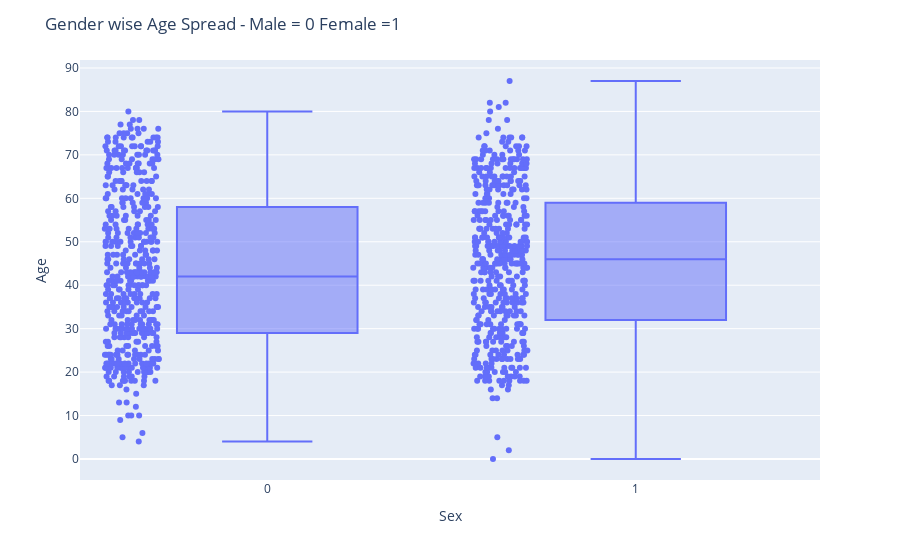

Source (notebook cell):
### Markdown cell above
* Age wise 20 to 70 the spread is High 
* less than 20 age and higher than 70 age people are very low

### Code cell
fig = px.box(ds, x="Sex", y="Age", points="all",)
fig.update_layout(
    title_text="Gender wise Age Spread - Male = 0 Female =1")
fig.show()

### Figure 1 — Plotly figure (JSON) as saved in the notebook; plotly's stock layout.template omitted (floating-point values rounded to 4 significant figures; data arrays with more than 128 entries replaced by an {"elided": "..."} marker saying what was removed)
{"data": [{"alignmentgroup": "True", "boxpoints": "all", "hovertemplate": "Sex=%{x}<br>Age=%{y}<extra></extra>", "legendgroup": "", "marker": {"color": "#636efa"}, "name": "", "notched": false, "offsetgroup": "", "orientation": "v", "showlegend": false, "type": "box", "x": {"elided": "989 int values"}, "x0": " ", "xaxis": "x", "y": {"elided": "989 int values"}, "y0": " ", "yaxis": "y"}], "layout": {"boxmode": "group", "legend": {"tracegroupgap": 0}, "margin": {"t": 60}, "title": {"text": "Gender wise Age Spread - Male = 0 Female =1"}, "xaxis": {"anchor": "y", "domain": [0.0, 1.0], "title": {"text": "Sex"}}, "yaxis": {"anchor": "x", "domain": [0.0, 1.0], "title": {"text": "Age"}}}}
